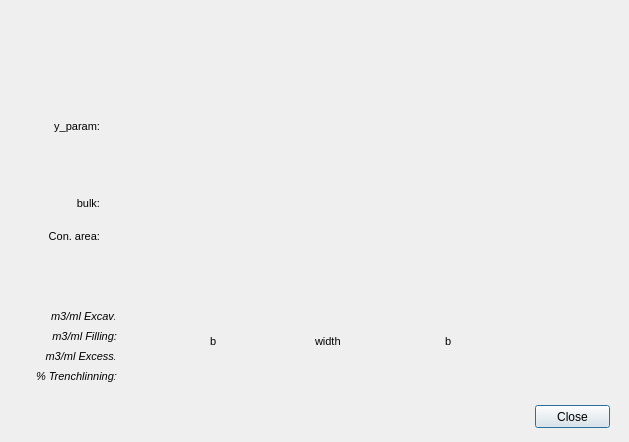
<?xml version="1.0" encoding="UTF-8"?>
<ui version="4.0">
 <class>dlg_info_crossect</class>
 <widget class="QDialog" name="dlg_info_crossect">
  <property name="geometry">
   <rect>
    <x>0</x>
    <y>0</y>
    <width>629</width>
    <height>442</height>
   </rect>
  </property>
  <property name="sizePolicy">
   <sizepolicy hsizetype="Fixed" vsizetype="Fixed">
    <horstretch>0</horstretch>
    <verstretch>0</verstretch>
   </sizepolicy>
  </property>
  <property name="windowTitle">
   <string>Section</string>
  </property>
  <widget class="QPushButton" name="btn_close">
   <property name="geometry">
    <rect>
     <x>535</x>
     <y>405</y>
     <width>75</width>
     <height>23</height>
    </rect>
   </property>
   <property name="text">
    <string>Close</string>
   </property>
  </widget>
  <widget class="QLabel" name="lbl_section_image">
   <property name="geometry">
    <rect>
     <x>177</x>
     <y>23</y>
     <width>386</width>
     <height>366</height>
    </rect>
   </property>
   <property name="text">
    <string/>
   </property>
   <property name="scaledContents">
    <bool>true</bool>
   </property>
  </widget>
  <widget class="QLineEdit" name="bulk">
   <property name="enabled">
    <bool>false</bool>
   </property>
   <property name="geometry">
    <rect>
     <x>115</x>
     <y>196</y>
     <width>45</width>
     <height>15</height>
    </rect>
   </property>
   <property name="font">
    <font>
     <pointsize>7</pointsize>
     <kerning>true</kerning>
    </font>
   </property>
   <property name="autoFillBackground">
    <bool>false</bool>
   </property>
   <property name="inputMask">
    <string/>
   </property>
   <property name="text">
    <string/>
   </property>
   <property name="frame">
    <bool>false</bool>
   </property>
   <property name="echoMode">
    <enum>QLineEdit::Normal</enum>
   </property>
   <property name="cursorPosition">
    <number>0</number>
   </property>
   <property name="alignment">
    <set>Qt::AlignCenter</set>
   </property>
  </widget>
  <widget class="QLabel" name="lbl_cost_excav">
   <property name="geometry">
    <rect>
     <x>20</x>
     <y>305</y>
     <width>97</width>
     <height>22</height>
    </rect>
   </property>
   <property name="font">
    <font>
     <pointsize>8</pointsize>
     <italic>true</italic>
    </font>
   </property>
   <property name="frameShape">
    <enum>QFrame::NoFrame</enum>
   </property>
   <property name="frameShadow">
    <enum>QFrame::Raised</enum>
   </property>
   <property name="text">
    <string>m3/ml Excav:</string>
   </property>
   <property name="textFormat">
    <enum>Qt::AutoText</enum>
   </property>
   <property name="scaledContents">
    <bool>false</bool>
   </property>
   <property name="alignment">
    <set>Qt::AlignRight|Qt::AlignTrailing|Qt::AlignVCenter</set>
   </property>
   <property name="margin">
    <number>3</number>
   </property>
  </widget>
  <widget class="QLabel" name="lbl_cost_width">
   <property name="geometry">
    <rect>
     <x>315</x>
     <y>330</y>
     <width>53</width>
     <height>22</height>
    </rect>
   </property>
   <property name="font">
    <font>
     <pointsize>8</pointsize>
    </font>
   </property>
   <property name="frameShape">
    <enum>QFrame::NoFrame</enum>
   </property>
   <property name="frameShadow">
    <enum>QFrame::Raised</enum>
   </property>
   <property name="text">
    <string>width</string>
   </property>
   <property name="textFormat">
    <enum>Qt::AutoText</enum>
   </property>
   <property name="scaledContents">
    <bool>false</bool>
   </property>
   <property name="margin">
    <number>3</number>
   </property>
  </widget>
  <widget class="QLineEdit" name="z11">
   <property name="enabled">
    <bool>false</bool>
   </property>
   <property name="geometry">
    <rect>
     <x>500</x>
     <y>245</y>
     <width>45</width>
     <height>15</height>
    </rect>
   </property>
   <property name="font">
    <font>
     <pointsize>7</pointsize>
     <kerning>true</kerning>
    </font>
   </property>
   <property name="autoFillBackground">
    <bool>false</bool>
   </property>
   <property name="inputMask">
    <string/>
   </property>
   <property name="text">
    <string/>
   </property>
   <property name="frame">
    <bool>false</bool>
   </property>
   <property name="echoMode">
    <enum>QLineEdit::Normal</enum>
   </property>
   <property name="cursorPosition">
    <number>0</number>
   </property>
   <property name="alignment">
    <set>Qt::AlignCenter</set>
   </property>
  </widget>
  <widget class="QLineEdit" name="m3mlexc_2">
   <property name="enabled">
    <bool>false</bool>
   </property>
   <property name="geometry">
    <rect>
     <x>115</x>
     <y>310</y>
     <width>45</width>
     <height>15</height>
    </rect>
   </property>
   <property name="font">
    <font>
     <pointsize>7</pointsize>
     <italic>true</italic>
     <kerning>true</kerning>
    </font>
   </property>
   <property name="autoFillBackground">
    <bool>false</bool>
   </property>
   <property name="inputMask">
    <string/>
   </property>
   <property name="text">
    <string/>
   </property>
   <property name="frame">
    <bool>false</bool>
   </property>
   <property name="echoMode">
    <enum>QLineEdit::Normal</enum>
   </property>
   <property name="cursorPosition">
    <number>0</number>
   </property>
   <property name="alignment">
    <set>Qt::AlignCenter</set>
   </property>
  </widget>
  <widget class="QLabel" name="lbl_cost_y_param">
   <property name="geometry">
    <rect>
     <x>35</x>
     <y>115</y>
     <width>65</width>
     <height>22</height>
    </rect>
   </property>
   <property name="font">
    <font>
     <pointsize>8</pointsize>
    </font>
   </property>
   <property name="frameShape">
    <enum>QFrame::NoFrame</enum>
   </property>
   <property name="frameShadow">
    <enum>QFrame::Raised</enum>
   </property>
   <property name="text">
    <string>y_param:</string>
   </property>
   <property name="textFormat">
    <enum>Qt::AutoText</enum>
   </property>
   <property name="scaledContents">
    <bool>false</bool>
   </property>
   <property name="alignment">
    <set>Qt::AlignRight|Qt::AlignTrailing|Qt::AlignVCenter</set>
   </property>
   <property name="margin">
    <number>3</number>
   </property>
  </widget>
  <widget class="QLabel" name="lbl_cost_b_left">
   <property name="geometry">
    <rect>
     <x>210</x>
     <y>330</y>
     <width>17</width>
     <height>22</height>
    </rect>
   </property>
   <property name="font">
    <font>
     <pointsize>8</pointsize>
    </font>
   </property>
   <property name="frameShape">
    <enum>QFrame::NoFrame</enum>
   </property>
   <property name="frameShadow">
    <enum>QFrame::Raised</enum>
   </property>
   <property name="text">
    <string>b</string>
   </property>
   <property name="textFormat">
    <enum>Qt::AutoText</enum>
   </property>
   <property name="scaledContents">
    <bool>false</bool>
   </property>
   <property name="margin">
    <number>3</number>
   </property>
  </widget>
  <widget class="QLabel" name="lbl_cost_trench">
   <property name="geometry">
    <rect>
     <x>11</x>
     <y>365</y>
     <width>106</width>
     <height>22</height>
    </rect>
   </property>
   <property name="font">
    <font>
     <pointsize>8</pointsize>
     <italic>true</italic>
    </font>
   </property>
   <property name="frameShape">
    <enum>QFrame::NoFrame</enum>
   </property>
   <property name="frameShadow">
    <enum>QFrame::Raised</enum>
   </property>
   <property name="text">
    <string>% Trenchlinning:</string>
   </property>
   <property name="textFormat">
    <enum>Qt::AutoText</enum>
   </property>
   <property name="scaledContents">
    <bool>false</bool>
   </property>
   <property name="alignment">
    <set>Qt::AlignRight|Qt::AlignTrailing|Qt::AlignVCenter</set>
   </property>
   <property name="margin">
    <number>3</number>
   </property>
  </widget>
  <widget class="QLineEdit" name="m2mlpav">
   <property name="enabled">
    <bool>false</bool>
   </property>
   <property name="geometry">
    <rect>
     <x>315</x>
     <y>23</y>
     <width>45</width>
     <height>15</height>
    </rect>
   </property>
   <property name="font">
    <font>
     <pointsize>7</pointsize>
     <kerning>true</kerning>
    </font>
   </property>
   <property name="autoFillBackground">
    <bool>false</bool>
   </property>
   <property name="inputMask">
    <string/>
   </property>
   <property name="text">
    <string/>
   </property>
   <property name="frame">
    <bool>false</bool>
   </property>
   <property name="echoMode">
    <enum>QLineEdit::Normal</enum>
   </property>
   <property name="cursorPosition">
    <number>0</number>
   </property>
   <property name="alignment">
    <set>Qt::AlignCenter</set>
   </property>
  </widget>
  <widget class="QLineEdit" name="y_param">
   <property name="enabled">
    <bool>false</bool>
   </property>
   <property name="geometry">
    <rect>
     <x>115</x>
     <y>119</y>
     <width>45</width>
     <height>15</height>
    </rect>
   </property>
   <property name="font">
    <font>
     <pointsize>7</pointsize>
     <kerning>true</kerning>
    </font>
   </property>
   <property name="autoFillBackground">
    <bool>false</bool>
   </property>
   <property name="inputMask">
    <string/>
   </property>
   <property name="text">
    <string/>
   </property>
   <property name="frame">
    <bool>false</bool>
   </property>
   <property name="echoMode">
    <enum>QLineEdit::Normal</enum>
   </property>
   <property name="cursorPosition">
    <number>0</number>
   </property>
   <property name="alignment">
    <set>Qt::AlignCenter</set>
   </property>
  </widget>
  <widget class="QLabel" name="lbl_cost_exc">
   <property name="geometry">
    <rect>
     <x>20</x>
     <y>345</y>
     <width>97</width>
     <height>22</height>
    </rect>
   </property>
   <property name="font">
    <font>
     <pointsize>8</pointsize>
     <italic>true</italic>
    </font>
   </property>
   <property name="frameShape">
    <enum>QFrame::NoFrame</enum>
   </property>
   <property name="frameShadow">
    <enum>QFrame::Raised</enum>
   </property>
   <property name="text">
    <string>m3/ml Excess:</string>
   </property>
   <property name="textFormat">
    <enum>Qt::AutoText</enum>
   </property>
   <property name="scaledContents">
    <bool>false</bool>
   </property>
   <property name="alignment">
    <set>Qt::AlignRight|Qt::AlignTrailing|Qt::AlignVCenter</set>
   </property>
   <property name="margin">
    <number>3</number>
   </property>
  </widget>
  <widget class="QLineEdit" name="area">
   <property name="enabled">
    <bool>false</bool>
   </property>
   <property name="geometry">
    <rect>
     <x>115</x>
     <y>227</y>
     <width>45</width>
     <height>15</height>
    </rect>
   </property>
   <property name="font">
    <font>
     <pointsize>7</pointsize>
     <kerning>true</kerning>
    </font>
   </property>
   <property name="autoFillBackground">
    <bool>false</bool>
   </property>
   <property name="inputMask">
    <string/>
   </property>
   <property name="text">
    <string/>
   </property>
   <property name="frame">
    <bool>false</bool>
   </property>
   <property name="echoMode">
    <enum>QLineEdit::Normal</enum>
   </property>
   <property name="cursorPosition">
    <number>0</number>
   </property>
   <property name="alignment">
    <set>Qt::AlignCenter</set>
   </property>
  </widget>
  <widget class="QLineEdit" name="geom1">
   <property name="enabled">
    <bool>false</bool>
   </property>
   <property name="geometry">
    <rect>
     <x>495</x>
     <y>307</y>
     <width>45</width>
     <height>15</height>
    </rect>
   </property>
   <property name="font">
    <font>
     <pointsize>7</pointsize>
     <kerning>true</kerning>
    </font>
   </property>
   <property name="autoFillBackground">
    <bool>false</bool>
   </property>
   <property name="inputMask">
    <string/>
   </property>
   <property name="text">
    <string/>
   </property>
   <property name="frame">
    <bool>false</bool>
   </property>
   <property name="echoMode">
    <enum>QLineEdit::Normal</enum>
   </property>
   <property name="cursorPosition">
    <number>0</number>
   </property>
   <property name="alignment">
    <set>Qt::AlignCenter</set>
   </property>
  </widget>
  <widget class="QLineEdit" name="b">
   <property name="enabled">
    <bool>false</bool>
   </property>
   <property name="geometry">
    <rect>
     <x>430</x>
     <y>350</y>
     <width>45</width>
     <height>15</height>
    </rect>
   </property>
   <property name="font">
    <font>
     <pointsize>7</pointsize>
     <kerning>true</kerning>
    </font>
   </property>
   <property name="autoFillBackground">
    <bool>false</bool>
   </property>
   <property name="inputMask">
    <string/>
   </property>
   <property name="text">
    <string/>
   </property>
   <property name="frame">
    <bool>false</bool>
   </property>
   <property name="echoMode">
    <enum>QLineEdit::Normal</enum>
   </property>
   <property name="cursorPosition">
    <number>0</number>
   </property>
   <property name="alignment">
    <set>Qt::AlignCenter</set>
   </property>
  </widget>
  <widget class="QLineEdit" name="m3mlfill_2">
   <property name="enabled">
    <bool>false</bool>
   </property>
   <property name="geometry">
    <rect>
     <x>115</x>
     <y>330</y>
     <width>45</width>
     <height>15</height>
    </rect>
   </property>
   <property name="font">
    <font>
     <pointsize>7</pointsize>
     <italic>true</italic>
     <kerning>true</kerning>
    </font>
   </property>
   <property name="autoFillBackground">
    <bool>false</bool>
   </property>
   <property name="inputMask">
    <string/>
   </property>
   <property name="text">
    <string/>
   </property>
   <property name="frame">
    <bool>false</bool>
   </property>
   <property name="echoMode">
    <enum>QLineEdit::Normal</enum>
   </property>
   <property name="cursorPosition">
    <number>0</number>
   </property>
   <property name="alignment">
    <set>Qt::AlignCenter</set>
   </property>
  </widget>
  <widget class="QLineEdit" name="total_y">
   <property name="enabled">
    <bool>false</bool>
   </property>
   <property name="geometry">
    <rect>
     <x>535</x>
     <y>185</y>
     <width>45</width>
     <height>15</height>
    </rect>
   </property>
   <property name="font">
    <font>
     <pointsize>7</pointsize>
     <kerning>true</kerning>
    </font>
   </property>
   <property name="autoFillBackground">
    <bool>false</bool>
   </property>
   <property name="inputMask">
    <string/>
   </property>
   <property name="text">
    <string/>
   </property>
   <property name="frame">
    <bool>false</bool>
   </property>
   <property name="echoMode">
    <enum>QLineEdit::Normal</enum>
   </property>
   <property name="cursorPosition">
    <number>0</number>
   </property>
   <property name="alignment">
    <set>Qt::AlignCenter</set>
   </property>
  </widget>
  <widget class="QLineEdit" name="m3mlexcess_2">
   <property name="enabled">
    <bool>false</bool>
   </property>
   <property name="geometry">
    <rect>
     <x>115</x>
     <y>350</y>
     <width>45</width>
     <height>15</height>
    </rect>
   </property>
   <property name="font">
    <font>
     <pointsize>7</pointsize>
     <italic>true</italic>
     <kerning>true</kerning>
    </font>
   </property>
   <property name="autoFillBackground">
    <bool>false</bool>
   </property>
   <property name="inputMask">
    <string/>
   </property>
   <property name="text">
    <string/>
   </property>
   <property name="frame">
    <bool>false</bool>
   </property>
   <property name="echoMode">
    <enum>QLineEdit::Normal</enum>
   </property>
   <property name="cursorPosition">
    <number>0</number>
   </property>
   <property name="alignment">
    <set>Qt::AlignCenter</set>
   </property>
  </widget>
  <widget class="QLineEdit" name="m2mlbottom_2">
   <property name="enabled">
    <bool>false</bool>
   </property>
   <property name="geometry">
    <rect>
     <x>315</x>
     <y>375</y>
     <width>45</width>
     <height>15</height>
    </rect>
   </property>
   <property name="font">
    <font>
     <pointsize>7</pointsize>
     <kerning>true</kerning>
    </font>
   </property>
   <property name="autoFillBackground">
    <bool>false</bool>
   </property>
   <property name="inputMask">
    <string/>
   </property>
   <property name="text">
    <string/>
   </property>
   <property name="frame">
    <bool>false</bool>
   </property>
   <property name="echoMode">
    <enum>QLineEdit::Normal</enum>
   </property>
   <property name="cursorPosition">
    <number>0</number>
   </property>
   <property name="alignment">
    <set>Qt::AlignCenter</set>
   </property>
  </widget>
  <widget class="QLabel" name="lbl_cost_area">
   <property name="geometry">
    <rect>
     <x>24</x>
     <y>225</y>
     <width>76</width>
     <height>22</height>
    </rect>
   </property>
   <property name="font">
    <font>
     <pointsize>8</pointsize>
    </font>
   </property>
   <property name="frameShape">
    <enum>QFrame::NoFrame</enum>
   </property>
   <property name="frameShadow">
    <enum>QFrame::Raised</enum>
   </property>
   <property name="text">
    <string>Con. area:</string>
   </property>
   <property name="textFormat">
    <enum>Qt::AutoText</enum>
   </property>
   <property name="scaledContents">
    <bool>false</bool>
   </property>
   <property name="alignment">
    <set>Qt::AlignRight|Qt::AlignTrailing|Qt::AlignVCenter</set>
   </property>
   <property name="margin">
    <number>3</number>
   </property>
  </widget>
  <widget class="QLabel" name="lbl_cost_fill">
   <property name="geometry">
    <rect>
     <x>20</x>
     <y>325</y>
     <width>97</width>
     <height>22</height>
    </rect>
   </property>
   <property name="font">
    <font>
     <pointsize>8</pointsize>
     <italic>true</italic>
    </font>
   </property>
   <property name="frameShape">
    <enum>QFrame::NoFrame</enum>
   </property>
   <property name="frameShadow">
    <enum>QFrame::Raised</enum>
   </property>
   <property name="text">
    <string>m3/ml Filling:</string>
   </property>
   <property name="textFormat">
    <enum>Qt::AutoText</enum>
   </property>
   <property name="scaledContents">
    <bool>false</bool>
   </property>
   <property name="alignment">
    <set>Qt::AlignRight|Qt::AlignTrailing|Qt::AlignVCenter</set>
   </property>
   <property name="margin">
    <number>3</number>
   </property>
  </widget>
  <widget class="QLabel" name="lbl_cost_b_right">
   <property name="geometry">
    <rect>
     <x>445</x>
     <y>330</y>
     <width>17</width>
     <height>22</height>
    </rect>
   </property>
   <property name="font">
    <font>
     <pointsize>8</pointsize>
    </font>
   </property>
   <property name="frameShape">
    <enum>QFrame::NoFrame</enum>
   </property>
   <property name="frameShadow">
    <enum>QFrame::Raised</enum>
   </property>
   <property name="text">
    <string>b</string>
   </property>
   <property name="textFormat">
    <enum>Qt::AutoText</enum>
   </property>
   <property name="scaledContents">
    <bool>false</bool>
   </property>
   <property name="margin">
    <number>3</number>
   </property>
  </widget>
  <widget class="QLineEdit" name="m2mltrenchl_2">
   <property name="enabled">
    <bool>false</bool>
   </property>
   <property name="geometry">
    <rect>
     <x>115</x>
     <y>375</y>
     <width>45</width>
     <height>10</height>
    </rect>
   </property>
   <property name="font">
    <font>
     <pointsize>7</pointsize>
     <italic>true</italic>
     <kerning>true</kerning>
    </font>
   </property>
   <property name="autoFillBackground">
    <bool>false</bool>
   </property>
   <property name="inputMask">
    <string/>
   </property>
   <property name="text">
    <string/>
   </property>
   <property name="frame">
    <bool>false</bool>
   </property>
   <property name="echoMode">
    <enum>QLineEdit::Normal</enum>
   </property>
   <property name="cursorPosition">
    <number>0</number>
   </property>
   <property name="alignment">
    <set>Qt::AlignCenter</set>
   </property>
  </widget>
  <widget class="QLineEdit" name="rec_y">
   <property name="enabled">
    <bool>false</bool>
   </property>
   <property name="geometry">
    <rect>
     <x>495</x>
     <y>125</y>
     <width>45</width>
     <height>15</height>
    </rect>
   </property>
   <property name="font">
    <font>
     <pointsize>7</pointsize>
     <kerning>true</kerning>
    </font>
   </property>
   <property name="autoFillBackground">
    <bool>false</bool>
   </property>
   <property name="inputMask">
    <string/>
   </property>
   <property name="text">
    <string/>
   </property>
   <property name="frame">
    <bool>false</bool>
   </property>
   <property name="echoMode">
    <enum>QLineEdit::Normal</enum>
   </property>
   <property name="cursorPosition">
    <number>0</number>
   </property>
   <property name="alignment">
    <set>Qt::AlignCenter</set>
   </property>
  </widget>
  <widget class="QLineEdit" name="thickness">
   <property name="enabled">
    <bool>false</bool>
   </property>
   <property name="geometry">
    <rect>
     <x>495</x>
     <y>62</y>
     <width>45</width>
     <height>15</height>
    </rect>
   </property>
   <property name="font">
    <font>
     <pointsize>7</pointsize>
     <kerning>true</kerning>
    </font>
   </property>
   <property name="autoFillBackground">
    <bool>false</bool>
   </property>
   <property name="inputMask">
    <string/>
   </property>
   <property name="text">
    <string/>
   </property>
   <property name="frame">
    <bool>false</bool>
   </property>
   <property name="echoMode">
    <enum>QLineEdit::Normal</enum>
   </property>
   <property name="cursorPosition">
    <number>0</number>
   </property>
   <property name="alignment">
    <set>Qt::AlignCenter</set>
   </property>
  </widget>
  <widget class="QLineEdit" name="b_2">
   <property name="enabled">
    <bool>false</bool>
   </property>
   <property name="geometry">
    <rect>
     <x>195</x>
     <y>350</y>
     <width>45</width>
     <height>15</height>
    </rect>
   </property>
   <property name="font">
    <font>
     <pointsize>7</pointsize>
     <kerning>true</kerning>
    </font>
   </property>
   <property name="autoFillBackground">
    <bool>false</bool>
   </property>
   <property name="inputMask">
    <string/>
   </property>
   <property name="text">
    <string/>
   </property>
   <property name="frame">
    <bool>false</bool>
   </property>
   <property name="echoMode">
    <enum>QLineEdit::Normal</enum>
   </property>
   <property name="cursorPosition">
    <number>0</number>
   </property>
   <property name="alignment">
    <set>Qt::AlignCenter</set>
   </property>
  </widget>
  <widget class="QLineEdit" name="width">
   <property name="enabled">
    <bool>false</bool>
   </property>
   <property name="geometry">
    <rect>
     <x>315</x>
     <y>355</y>
     <width>45</width>
     <height>15</height>
    </rect>
   </property>
   <property name="font">
    <font>
     <pointsize>7</pointsize>
     <kerning>true</kerning>
    </font>
   </property>
   <property name="autoFillBackground">
    <bool>false</bool>
   </property>
   <property name="inputMask">
    <string/>
   </property>
   <property name="text">
    <string/>
   </property>
   <property name="frame">
    <bool>false</bool>
   </property>
   <property name="echoMode">
    <enum>QLineEdit::Normal</enum>
   </property>
   <property name="cursorPosition">
    <number>0</number>
   </property>
   <property name="alignment">
    <set>Qt::AlignCenter</set>
   </property>
  </widget>
  <widget class="QLabel" name="lbl_cost_bulk">
   <property name="geometry">
    <rect>
     <x>35</x>
     <y>192</y>
     <width>65</width>
     <height>22</height>
    </rect>
   </property>
   <property name="font">
    <font>
     <pointsize>8</pointsize>
    </font>
   </property>
   <property name="frameShape">
    <enum>QFrame::NoFrame</enum>
   </property>
   <property name="frameShadow">
    <enum>QFrame::Raised</enum>
   </property>
   <property name="text">
    <string>bulk:</string>
   </property>
   <property name="textFormat">
    <enum>Qt::AutoText</enum>
   </property>
   <property name="scaledContents">
    <bool>false</bool>
   </property>
   <property name="alignment">
    <set>Qt::AlignRight|Qt::AlignTrailing|Qt::AlignVCenter</set>
   </property>
   <property name="margin">
    <number>3</number>
   </property>
  </widget>
  <widget class="QLineEdit" name="z22">
   <property name="enabled">
    <bool>false</bool>
   </property>
   <property name="geometry">
    <rect>
     <x>500</x>
     <y>220</y>
     <width>45</width>
     <height>15</height>
    </rect>
   </property>
   <property name="font">
    <font>
     <pointsize>7</pointsize>
     <kerning>true</kerning>
    </font>
   </property>
   <property name="autoFillBackground">
    <bool>false</bool>
   </property>
   <property name="inputMask">
    <string/>
   </property>
   <property name="text">
    <string/>
   </property>
   <property name="frame">
    <bool>false</bool>
   </property>
   <property name="echoMode">
    <enum>QLineEdit::Normal</enum>
   </property>
   <property name="cursorPosition">
    <number>0</number>
   </property>
   <property name="alignment">
    <set>Qt::AlignCenter</set>
   </property>
  </widget>
 </widget>
 <resources/>
 <connections/>
</ui>
